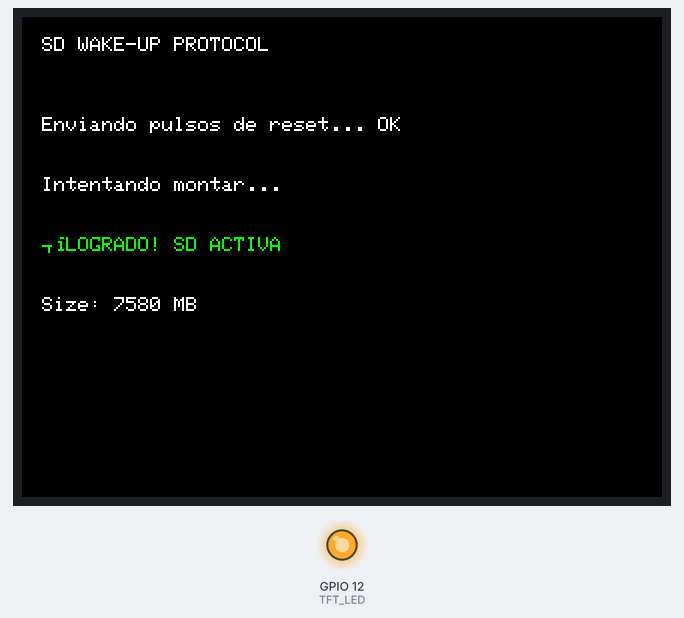
Simulated run of this sketch. Board: ESP32. Shown: 320×240 colour display, output pins drawn as LEDs (lit = HIGH). Storage starts empty; pins used as bus, display or sensor lines are not drawn.

Above: at 0.4 s.

The sketch:

SD_WakeUp_Test.ino
```cpp
/*
 * SD_WakeUp_Test.ino
 * Envía pulsos de sincronización manuales para despertar tarjetas viejas.
 */

#include <SPI.h>
#include <SD.h>
#include <TFT_eSPI.h>

#define SD_CS   33
#define SD_SCK  18
#define SD_MOSI 23
#define SD_MISO 19
#define TFT_LED 12

TFT_eSPI tft = TFT_eSPI();

void setup() {
  Serial.begin(115200);
  pinMode(TFT_LED, OUTPUT);
  digitalWrite(TFT_LED, HIGH);

  tft.init();
  tft.setRotation(3);
  tft.fillScreen(TFT_BLACK);
  tft.setTextColor(TFT_WHITE);
  tft.setCursor(10, 10);
  tft.print("SD WAKE-UP PROTOCOL");

  // 1. PROTOCOLO DE DESPERTAR MANUAL
  tft.setCursor(10, 50);
  tft.print("Enviando pulsos de reset...");

  pinMode(SD_CS, OUTPUT);
  pinMode(SD_SCK, OUTPUT);
  pinMode(SD_MOSI, OUTPUT);
  digitalWrite(SD_CS, HIGH); // CS en ALTO es vital para el reset
  digitalWrite(SD_MOSI, HIGH);

  // Enviamos 80 pulsos de reloj para que la SD entre en modo SPI
  for(int i=0; i<80; i++) {
    digitalWrite(SD_SCK, HIGH);
    delayMicroseconds(100);
    digitalWrite(SD_SCK, LOW);
    delayMicroseconds(100);
  }

  delay(100);
  tft.print(" OK");

  // 2. INTENTO DE MONTAJE
  tft.setCursor(10, 80);
  tft.print("Intentando montar...");

  SPI.begin(SD_SCK, SD_MISO, SD_MOSI, SD_CS);

  if (SD.begin(SD_CS, SPI, 400000)) { // Velocidad muy baja inicial
    tft.setTextColor(TFT_GREEN);
    tft.setCursor(10, 110);
    tft.print("¡LOGRADO! SD ACTIVA");

    uint64_t cardSize = SD.cardSize() / (1024 * 1024);
    tft.setTextColor(TFT_WHITE);
    tft.setCursor(10, 140);
    tft.printf("Size: %llu MB", cardSize);
  } else {
    tft.setTextColor(TFT_RED);
    tft.setCursor(10, 110);
    tft.print("FALLO TOTAL.");
    tft.setTextColor(TFT_YELLOW);
    tft.setCursor(10, 140);
    tft.print("Cambie de tarjeta SD.");
  }
}

void loop() {}
```
